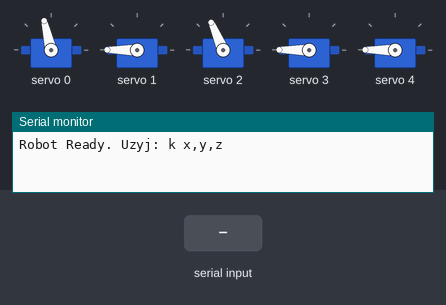
This sketch was run on a simulated Arduino Uno, built with avr-gcc and run on an emulated ATmega328P. Parts: 5 × servo, the last lines printed to the serial monitor. The inputs (shaded band) are chosen by the test bench.

Above: at 1.2 s.
1.3 s: "k 90\n" received over Serial
At 2.6 s:
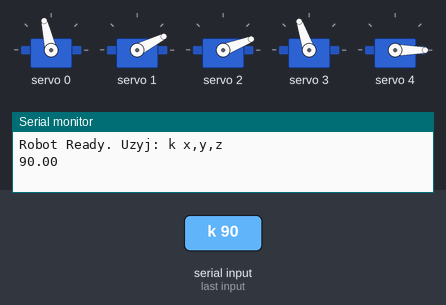
3.6 s: "o,1\n" received over Serial
At 4.8 s:
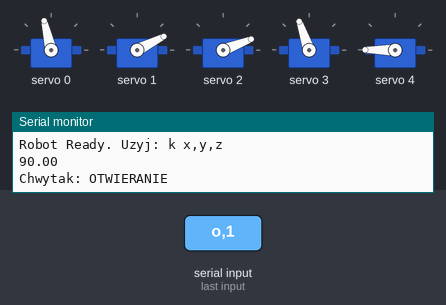
5.4 s: "z\n" received over Serial
At 6.5 s:
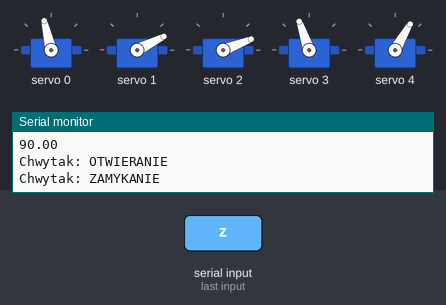
7.3 s: "k ,45\n" received over Serial
At 8.4 s:
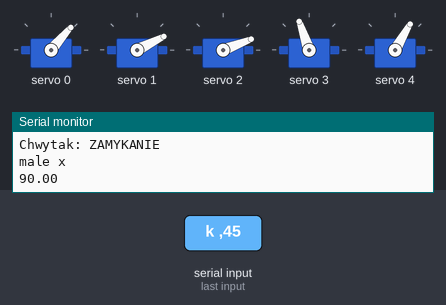
9.6 s: "goto,1\n" received over Serial
12.1 s: "o,150\n" received over Serial
Timing chart, 0 to 14.9 s (numbered marks = the images above; inputs shaded):
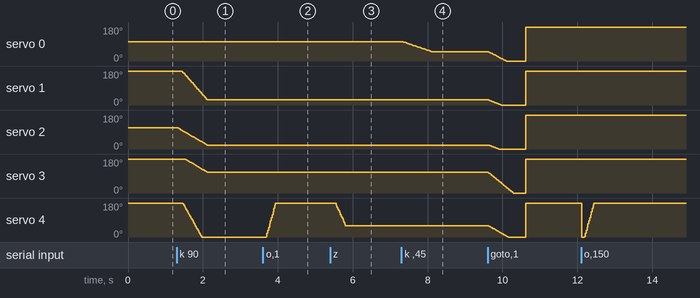

The sketch:

arms.ino
```cpp
#include <Wire.h>
#include <Adafruit_PWMServoDriver.h>
#include <EEPROM.h>

Adafruit_PWMServoDriver pwm = Adafruit_PWMServoDriver(0x40);

// ===== KONFIGURACJA =====
#define SERVO_COUNT 5
#define MAX_PRESETS 8
#define MAX_SEQ 10
#define DEFAULT_SPEED 1000

// ===== KALIBRACJA SERW =====
int servoMin[SERVO_COUNT] = {197, 169, 155, 141, 238};
int servoMax[SERVO_COUNT] = {461, 550, 544, 544, 600};

// ===== KĄTY POCZĄTKOWE =====
int startAngle[SERVO_COUNT] = {90, 90, 90, 90, 90};
int homeAngle[SERVO_COUNT]  = {90, 180, 90, 180, 180};

// ===== ZMIENNE RUCHU =====
int currentPos[SERVO_COUNT];
int startPos[SERVO_COUNT];
int targetPos[SERVO_COUNT];
unsigned long moveStartTime = 0;
unsigned long moveDuration = DEFAULT_SPEED;

int presets[MAX_PRESETS][SERVO_COUNT];
int sequence[MAX_SEQ];
int seqLen = 0, seqIndex = 0;

bool moving = false;
bool loopEnabled = false;

// ===== POMOCNICZE =====
int presetAddr(int preset, int servo) {
  return (preset * SERVO_COUNT + servo) * sizeof(int);
}

int angleToPWM(int servo, int angle) {
  angle = constrain(angle, 0, 180);
  return map(angle, 0, 180, servoMin[servo], servoMax[servo]);
}

// ===== KINEMATYKA ODWROTNA (IK) =====
void moveToPos(double x, double y, double z_floor) {
  if (x<10 && z_floor <10) {
    Serial.println("male x");
    x=10;
  }

  const double L1 = 11.0;
  const double L2 = 13.0;
  const double offsetZ = 10.5;  // wsokość na jakiej znajduje sie pierwsze serwo ramienia

  double z = z_floor - offsetZ;
  double l = sqrt(x * x + y * y);
  double h = sqrt(l * l + z * z);

  if (h > (L1 + L2)) h = L1 + L2;
  if (h < abs(L1 - L2)) h = abs(L1 - L2);

  double b = atan2(y, x) * (180.0 / PI);
  double a0 = 90.0 + b;

  double phi = atan2(z, l) * (180.0 / PI);
  double cos_theta = (L1 * L1 + h * h - L2 * L2) / (2.0 * L1 * h);
  double theta = acos(constrain(cos_theta, -1.0, 1.0)) * (180.0 / PI);
  double a1 = constrain(phi + theta, 0, 180);

  double cos_beta = (L1 * L1 + L2 * L2 - h * h) / (2.0 * L1 * L2);
  double beta = acos(constrain(cos_beta, -1.0, 1.0)) * (180.0 / PI);
  double a2 = constrain(180.0 - beta, 0, 180);
  double orientacja_nadgarstka = 90.0;
  double a3 = orientacja_nadgarstka - a1 + a2;
  Serial.println(a3);
  a3 = constrain(a3, 0, 180);

  prepareMove(0, 180 - (int)a0);
  prepareMove(1, (int)a1);
  prepareMove(2, (int)a2);
  prepareMove(3, (int)a3);
  startNewMove(800);
}

// ===== ZARZĄDZANIE RUCHEM SYNCHRONICZNYM =====
void prepareMove(int servo, int angle) {
  targetPos[servo] = angleToPWM(servo, angle);
}

void startNewMove(int duration) {
  for (int i = 0; i < SERVO_COUNT; i++) {
    startPos[i] = currentPos[i];
  }
  moveStartTime = millis();
  moveDuration = duration;
  moving = true;
}

void updateServos() {
  if (!moving) return;

  unsigned long elapsed = millis() - moveStartTime;
  float progress = (float)elapsed / (float)moveDuration;

  if (progress >= 1.0) {
    progress = 1.0;
    moving = false;
  }

  for (int i = 0; i < SERVO_COUNT; i++) {
    currentPos[i] = startPos[i] + (int)((targetPos[i] - startPos[i]) * progress);
    pwm.setPWM(i, 0, currentPos[i]);
  }

  if (!moving && loopEnabled) {
    seqIndex = (seqIndex + 1) % seqLen;
    loadPreset(sequence[seqIndex]);
  }
}

// ===== PRESETY =====
void savePreset(int n) {
  if (n < 0 || n >= MAX_PRESETS) return;
  for (int i = 0; i < SERVO_COUNT; i++) {
    presets[n][i] = currentPos[i];
    EEPROM.put(presetAddr(n, i), currentPos[i]);
  }
  Serial.println(F("Preset zapisany"));
}

void loadPreset(int n) {
  if (n < 0 || n >= MAX_PRESETS) return;
  for (int i = 0; i < SERVO_COUNT; i++) targetPos[i] = presets[n][i];
  startNewMove(DEFAULT_SPEED);
}

// ===== KOMENDY SERIAL =====
void handleSerial() {
  if (!Serial.available()) return;
  String cmd = Serial.readStringUntil('\n');
  cmd.trim();

  if (cmd.length() == 5 && isDigit(cmd[0])) {
    int id = cmd.substring(0, 2).toInt();
    int angle = cmd.substring(2, 5).toInt();
    if (id < SERVO_COUNT) {
      prepareMove(id, angle);
      startNewMove(500);
    }
  }
  else if (cmd.startsWith("k ")) {
    int c1 = cmd.indexOf(',');
    int c2 = cmd.indexOf(',', c1 + 1);
    double x = cmd.substring(2, c1).toDouble();
    double y = cmd.substring(c1 + 1, c2).toDouble();
    double z = cmd.substring(c2 + 1).toDouble();
    moveToPos(x, y, z);
  }
  else if (cmd.startsWith("save")) savePreset(cmd.substring(5).toInt());
  else if (cmd.startsWith("goto")) loadPreset(cmd.substring(5).toInt());
  else if (cmd.startsWith("off")) {
    int id = cmd.substring(4).toInt(); // Pobiera numer serwa po spacji
    if (id < SERVO_COUNT) {
      moving = false;
      pwm.setPWM(id, 0, 4096);
      Serial.print(F("Servo ")); Serial.print(id); Serial.println(F(" wylaczone (brak trzymania)"));
    }
  }
  else if (cmd.startsWith("o")) {
    for(int i=0; i<SERVO_COUNT; i++) {
        targetPos[i] = currentPos[i];
    }
    targetPos[4] = angleToPWM(4, 180);

    startNewMove(400);
    Serial.println(F("Chwytak: OTWIERANIE"));
  }
  else if (cmd.startsWith("z")) {
    for(int i=0; i<SERVO_COUNT; i++) {
        targetPos[i] = currentPos[i];
    }
    targetPos[4] = angleToPWM(4, 0);

    startNewMove(400);
    Serial.println(F("Chwytak: ZAMYKANIE"));
  }
  else if (cmd == "stop") { moving = false; loopEnabled = false; }
  else if (cmd == "cfg") {
    for(int i=0; i<SERVO_COUNT; i++) {
      Serial.print(i); Serial.print(F(": ")); Serial.println(currentPos[i]);
    }
  }
}

// ===== GŁÓWNE FUNKCJE ARDUINO =====
void setup() {
  Serial.begin(9600);
  pwm.begin();
  pwm.setPWMFreq(50);

  for (int i = 0; i < SERVO_COUNT; i++) {
    currentPos[i] = angleToPWM(i, homeAngle[i]);
    pwm.setPWM(i, 0, currentPos[i]);
    for (int p = 0; p < MAX_PRESETS; p++) EEPROM.get(presetAddr(p, i), presets[p][i]);
  }
  Serial.println(F("Robot Ready. Uzyj: k x,y,z"));
}

void loop() {
  handleSerial();
  updateServos();
}

//Kod pisany z pomocą LLM firmy OpenAI
```

Measured:
- after the input at 1.3 s, servo 1: moves from 180° to 27° over 0.67 s, starting after 0.14 s; servo 2: moves from 113° to 21° over 0.79 s, starting at once; servo 3: moves from 180° to 109° over 0.58 s, starting after 0.23 s; servo 4: moves from 180° to 0° over 0.50 s, starting after 0.17 s
- after the input at 3.6 s, servo 4: moves from 0° to 180° over 0.25 s, starting after 0.09 s
- after the input at 5.4 s, servo 4: moves from 180° to 60° over 0.28 s, starting after 0.13 s
- after the input at 7.3 s, servo 0: moves from 103° to 49° over 0.78 s, starting at once
